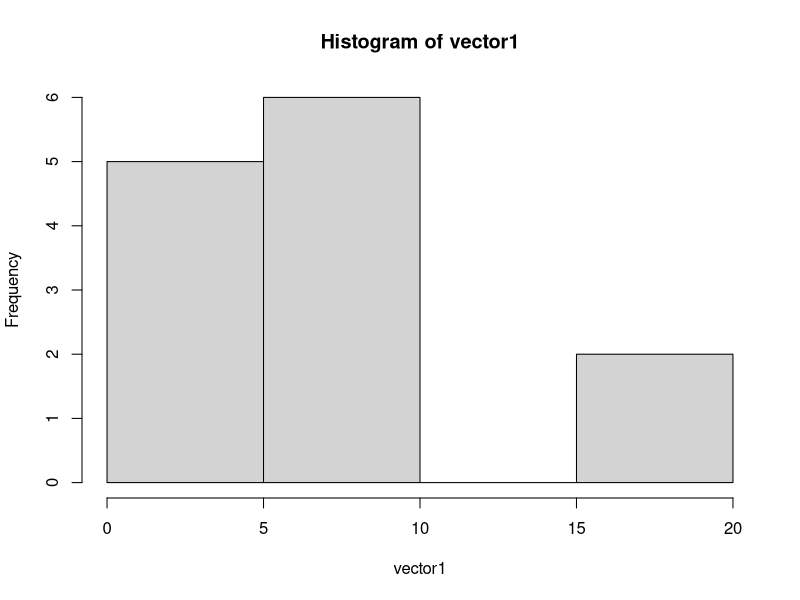
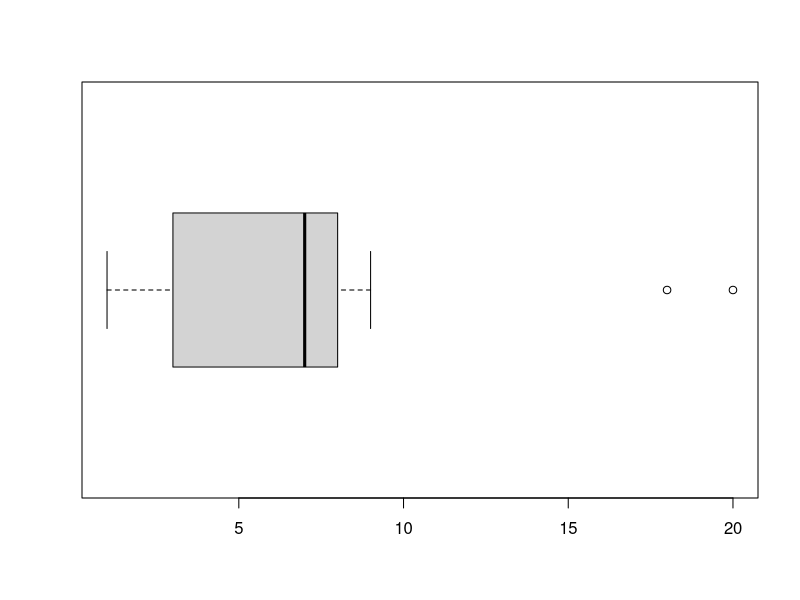

The R source for these figures, in order:
## ---- chunk 1
vector1 <- c(1,4,8,3,7,3,8,2,20,8,9,7, 18)
NewVector <- c()
for (value in 1:length(vector1)){
  NewVector <- c(NewVector,vector1[value])
  print(summary(NewVector))
}
## ---- chunk 2
hist(vector1)
## ---- chunk 3
boxplot(vector1, horizontal = T)
